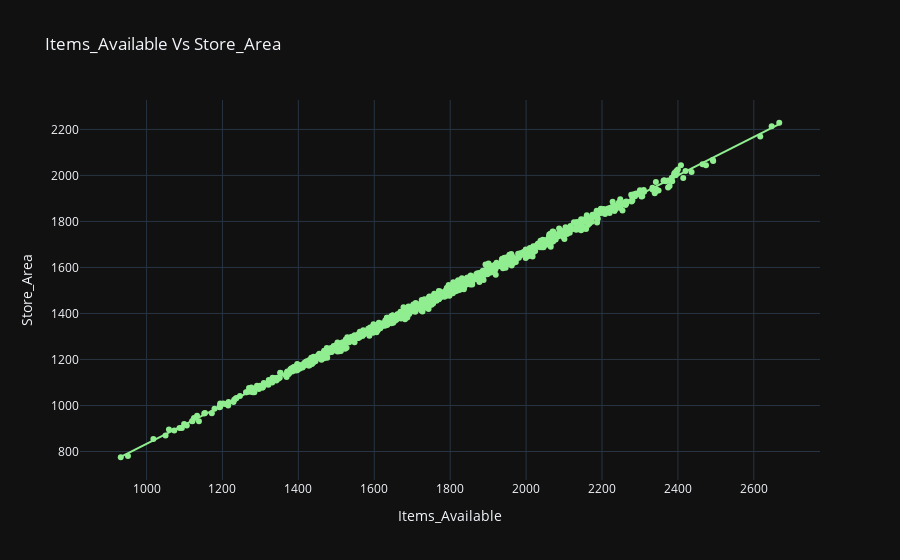

Here is the notebook cell this chart was saved with:
### Code cell
px.scatter(df,x='Items_Available',y='Store_Area',template='plotly_dark',color_discrete_sequence=['lightgreen'],trendline='ols',title='Items_Available Vs Store_Area')

### Figure 1 — Plotly figure (JSON) as saved in the notebook; plotly's stock layout.template omitted (floating-point values rounded to 4 significant figures; data arrays with more than 128 entries replaced by an {"elided": "..."} marker saying what was removed)
{"data": [{"hovertemplate": "Items_Available=%{x}<br>Store_Area=%{y}<extra></extra>", "legendgroup": "", "marker": {"color": "lightgreen", "symbol": "circle"}, "mode": "markers", "name": "", "orientation": "v", "showlegend": false, "type": "scatter", "x": {"elided": "896 int values"}, "xaxis": "x", "y": {"elided": "896 int values"}, "yaxis": "y"}, {"hovertemplate": "<b>OLS trendline</b><br>Store_Area = 0.833554 * Items_Available + -0.0127273<br>R<sup>2</sup>=0.997783<br><br>Items_Available=%{x}<br>Store_Area=%{y} <b>(trend)</b><extra></extra>", "legendgroup": "", "marker": {"color": "lightgreen", "symbol": "circle"}, "mode": "lines", "name": "", "showlegend": false, "type": "scatter", "x": {"elided": "896 int values"}, "xaxis": "x", "y": {"elided": "896 float values"}, "yaxis": "y"}], "layout": {"legend": {"tracegroupgap": 0}, "title": {"text": "Items_Available Vs Store_Area"}, "xaxis": {"anchor": "y", "domain": [0, 1], "title": {"text": "Items_Available"}}, "yaxis": {"anchor": "x", "domain": [0, 1], "title": {"text": "Store_Area"}}}}
